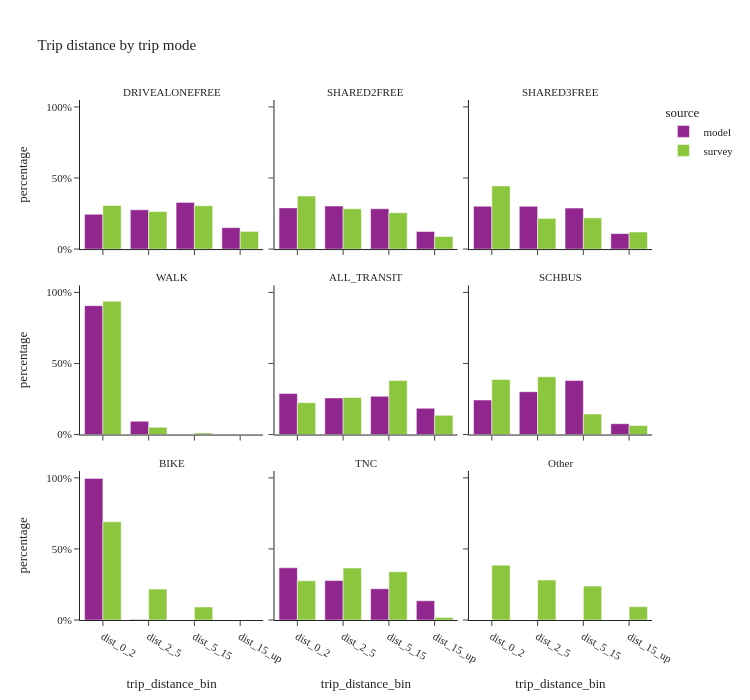

The notebook cell saved with this chart:
### Markdown cell above
## trip destination by mode

### Code cell
util.plot_share_facetbar(trip_data, 'trip_weight', share_col="trip_distance_bin", title="Trip distance by trip mode", 
                            facet_col="trip_mode_transit_agg", facet_col_wrap=3, height=700, orientation='v')

### Figure 1 — Plotly figure (JSON) as saved in the notebook; plotly's stock layout.template omitted (floating-point values rounded to 4 significant figures)
{"data": [{"alignmentgroup": "True", "customdata": [[1517379], [1711921], [2033463], [933371]], "hovertemplate": "source=model<br>trip_mode_transit_agg=DRIVEALONEFREE<br>trip_distance_bin=%{x}<br>percentage=%{y}<br>sample_size=%{customdata[0]}<extra></extra>", "legendgroup": "model", "marker": {"color": "#91268F", "pattern": {"shape": ""}}, "name": "model", "offsetgroup": "model", "orientation": "v", "showlegend": true, "textposition": "auto", "type": "bar", "x": ["dist_0_2", "dist_2_5", "dist_5_15", "dist_15_up"], "xaxis": "x7", "y": [0.2449, 0.2763, 0.3282, 0.1506], "yaxis": "y7"}, {"alignmentgroup": "True", "customdata": [[769723], [804937], [753203], [329463]], "hovertemplate": "source=model<br>trip_mode_transit_agg=SHARED2FREE<br>trip_distance_bin=%{x}<br>percentage=%{y}<br>sample_size=%{customdata[0]}<extra></extra>", "legendgroup": "model", "marker": {"color": "#91268F", "pattern": {"shape": ""}}, "name": "model", "offsetgroup": "model", "orientation": "v", "showlegend": false, "textposition": "auto", "type": "bar", "x": ["dist_0_2", "dist_2_5", "dist_5_15", "dist_15_up"], "xaxis": "x8", "y": [0.2897, 0.3029, 0.2834, 0.124], "yaxis": "y8"}, {"alignmentgroup": "True", "customdata": [[500724], [500557], [479573], [180786]], "hovertemplate": "source=model<br>trip_mode_transit_agg=SHARED3FREE<br>trip_distance_bin=%{x}<br>percentage=%{y}<br>sample_size=%{customdata[0]}<extra></extra>", "legendgroup": "model", "marker": {"color": "#91268F", "pattern": {"shape": ""}}, "name": "model", "offsetgroup": "model", "orientation": "v", "showlegend": false, "textposition": "auto", "type": "bar", "x": ["dist_0_2", "dist_2_5", "dist_5_15", "dist_15_up"], "xaxis": "x9", "y": [0.3013, 0.3012, 0.2886, 0.1088], "yaxis": "y9"}, {"alignmentgroup": "True", "customdata": [[1505941], [154748], [79]], "hovertemplate": "source=model<br>trip_mode_transit_agg=WALK<br>trip_distance_bin=%{x}<br>percentage=%{y}<br>sample_size=%{customdata[0]}<extra></extra>", "legendgroup": "model", "marker": {"color": "#91268F", "pattern": {"shape": ""}}, "name": "model", "offsetgroup": "model", "orientation": "v", "showlegend": false, "textposition": "auto", "type": "bar", "x": ["dist_0_2", "dist_2_5", "dist_5_15"], "xaxis": "x4", "y": [0.9068, 0.09318, 4.757e-05], "yaxis": "y4"}, {"alignmentgroup": "True", "customdata": [[43062], [38393], [40138], [27551]], "hovertemplate": "source=model<br>trip_mode_transit_agg=ALL_TRANSIT<br>trip_distance_bin=%{x}<br>percentage=%{y}<br>sample_size=%{customdata[0]}<extra></extra>", "legendgroup": "model", "marker": {"color": "#91268F", "pattern": {"shape": ""}}, "name": "model", "offsetgroup": "model", "orientation": "v", "showlegend": false, "textposition": "auto", "type": "bar", "x": ["dist_0_2", "dist_2_5", "dist_5_15", "dist_15_up"], "xaxis": "x5", "y": [0.2887, 0.2574, 0.2691, 0.1847], "yaxis": "y5"}, {"alignmentgroup": "True", "customdata": [[8095], [10046], [12668], [2537]], "hovertemplate": "source=model<br>trip_mode_transit_agg=SCHBUS<br>trip_distance_bin=%{x}<br>percentage=%{y}<br>sample_size=%{customdata[0]}<extra></extra>", "legendgroup": "model", "marker": {"color": "#91268F", "pattern": {"shape": ""}}, "name": "model", "offsetgroup": "model", "orientation": "v", "showlegend": false, "textposition": "auto", "type": "bar", "x": ["dist_0_2", "dist_2_5", "dist_5_15", "dist_15_up"], "xaxis": "x6", "y": [0.2428, 0.3013, 0.3799, 0.07608], "yaxis": "y6"}, {"alignmentgroup": "True", "customdata": [[33104], [123]], "hovertemplate": "source=model<br>trip_mode_transit_agg=BIKE<br>trip_distance_bin=%{x}<br>percentage=%{y}<br>sample_size=%{customdata[0]}<extra></extra>", "legendgroup": "model", "marker": {"color": "#91268F", "pattern": {"shape": ""}}, "name": "model", "offsetgroup": "model", "orientation": "v", "showlegend": false, "textposition": "auto", "type": "bar", "x": ["dist_0_2", "dist_2_5"], "xaxis": "x", "y": [0.9963, 0.003702], "yaxis": "y"}, {"alignmentgroup": "True", "customdata": [[66511], [50284], [39794], [24474]], "hovertemplate": "source=model<br>trip_mode_transit_agg=TNC<br>trip_distance_bin=%{x}<br>percentage=%{y}<br>sample_size=%{customdata[0]}<extra></extra>", "legendgroup": "model", "marker": {"color": "#91268F", "pattern": {"shape": ""}}, "name": "model", "offsetgroup": "model", "orientation": "v", "showlegend": false, "textposition": "auto", "type": "bar", "x": ["dist_0_2", "dist_2_5", "dist_5_15", "dist_15_up"], "xaxis": "x2", "y": [0.3673, 0.2777, 0.2198, 0.1352], "yaxis": "y2"}, {"alignmentgroup": "True", "customdata": [[3889], [3489], [3484], [1357]], "hovertemplate": "source=survey<br>trip_mode_transit_agg=DRIVEALONEFREE<br>trip_distance_bin=%{x}<br>percentage=%{y}<br>sample_size=%{customdata[0]}<extra></extra>", "legendgroup": "survey", "marker": {"color": "#8CC63E", "pattern": {"shape": ""}}, "name": "survey", "offsetgroup": "survey", "orientation": "v", "showlegend": true, "textposition": "auto", "type": "bar", "x": ["dist_0_2", "dist_2_5", "dist_5_15", "dist_15_up"], "xaxis": "x7", "y": [0.3068, 0.2642, 0.3048, 0.1242], "yaxis": "y7"}, {"alignmentgroup": "True", "customdata": [[1637], [1420], [1057], [343]], "hovertemplate": "source=survey<br>trip_mode_transit_agg=SHARED2FREE<br>trip_distance_bin=%{x}<br>percentage=%{y}<br>sample_size=%{customdata[0]}<extra></extra>", "legendgroup": "survey", "marker": {"color": "#8CC63E", "pattern": {"shape": ""}}, "name": "survey", "offsetgroup": "survey", "orientation": "v", "showlegend": false, "textposition": "auto", "type": "bar", "x": ["dist_0_2", "dist_2_5", "dist_5_15", "dist_15_up"], "xaxis": "x8", "y": [0.3735, 0.2828, 0.2555, 0.08825], "yaxis": "y8"}, {"alignmentgroup": "True", "customdata": [[761], [567], [477], [153]], "hovertemplate": "source=survey<br>trip_mode_transit_agg=SHARED3FREE<br>trip_distance_bin=%{x}<br>percentage=%{y}<br>sample_size=%{customdata[0]}<extra></extra>", "legendgroup": "survey", "marker": {"color": "#8CC63E", "pattern": {"shape": ""}}, "name": "survey", "offsetgroup": "survey", "orientation": "v", "showlegend": false, "textposition": "auto", "type": "bar", "x": ["dist_0_2", "dist_2_5", "dist_5_15", "dist_15_up"], "xaxis": "x9", "y": [0.4445, 0.2158, 0.2194, 0.1203], "yaxis": "y9"}, {"alignmentgroup": "True", "customdata": [[6158], [291], [53]], "hovertemplate": "source=survey<br>trip_mode_transit_agg=WALK<br>trip_distance_bin=%{x}<br>percentage=%{y}<br>sample_size=%{customdata[0]}<extra></extra>", "legendgroup": "survey", "marker": {"color": "#8CC63E", "pattern": {"shape": ""}}, "name": "survey", "offsetgroup": "survey", "orientation": "v", "showlegend": false, "textposition": "auto", "type": "bar", "x": ["dist_0_2", "dist_2_5", "dist_5_15"], "xaxis": "x4", "y": [0.9381, 0.05098, 0.01092], "yaxis": "y4"}, {"alignmentgroup": "True", "customdata": [[416], [483], [497], [138]], "hovertemplate": "source=survey<br>trip_mode_transit_agg=ALL_TRANSIT<br>trip_distance_bin=%{x}<br>percentage=%{y}<br>sample_size=%{customdata[0]}<extra></extra>", "legendgroup": "survey", "marker": {"color": "#8CC63E", "pattern": {"shape": ""}}, "name": "survey", "offsetgroup": "survey", "orientation": "v", "showlegend": false, "textposition": "auto", "type": "bar", "x": ["dist_0_2", "dist_2_5", "dist_5_15", "dist_15_up"], "xaxis": "x5", "y": [0.2243, 0.2614, 0.3795, 0.1348], "yaxis": "y5"}, {"alignmentgroup": "True", "customdata": [[87], [92], [33], [8]], "hovertemplate": "source=survey<br>trip_mode_transit_agg=SCHBUS<br>trip_distance_bin=%{x}<br>percentage=%{y}<br>sample_size=%{customdata[0]}<extra></extra>", "legendgroup": "survey", "marker": {"color": "#8CC63E", "pattern": {"shape": ""}}, "name": "survey", "offsetgroup": "survey", "orientation": "v", "showlegend": false, "textposition": "auto", "type": "bar", "x": ["dist_0_2", "dist_2_5", "dist_5_15", "dist_15_up"], "xaxis": "x6", "y": [0.3872, 0.4058, 0.1441, 0.06297], "yaxis": "y6"}, {"alignmentgroup": "True", "customdata": [[452], [263], [92]], "hovertemplate": "source=survey<br>trip_mode_transit_agg=BIKE<br>trip_distance_bin=%{x}<br>percentage=%{y}<br>sample_size=%{customdata[0]}<extra></extra>", "legendgroup": "survey", "marker": {"color": "#8CC63E", "pattern": {"shape": ""}}, "name": "survey", "offsetgroup": "survey", "orientation": "v", "showlegend": false, "textposition": "auto", "type": "bar", "x": ["dist_0_2", "dist_2_5", "dist_5_15"], "xaxis": "x", "y": [0.6906, 0.2178, 0.09166], "yaxis": "y"}, {"alignmentgroup": "True", "customdata": [[49], [44], [36], [4]], "hovertemplate": "source=survey<br>trip_mode_transit_agg=TNC<br>trip_distance_bin=%{x}<br>percentage=%{y}<br>sample_size=%{customdata[0]}<extra></extra>", "legendgroup": "survey", "marker": {"color": "#8CC63E", "pattern": {"shape": ""}}, "name": "survey", "offsetgroup": "survey", "orientation": "v", "showlegend": false, "textposition": "auto", "type": "bar", "x": ["dist_0_2", "dist_2_5", "dist_5_15", "dist_15_up"], "xaxis": "x2", "y": [0.2758, 0.3659, 0.34, 0.01838], "yaxis": "y2"}, {"alignmentgroup": "True", "customdata": [[223], [71], [91], [44]], "hovertemplate": "source=survey<br>trip_mode_transit_agg=Other<br>trip_distance_bin=%{x}<br>percentage=%{y}<br>sample_size=%{customdata[0]}<extra></extra>", "legendgroup": "survey", "marker": {"color": "#8CC63E", "pattern": {"shape": ""}}, "name": "survey", "offsetgroup": "survey", "orientation": "v", "showlegend": false, "textposition": "auto", "type": "bar", "x": ["dist_0_2", "dist_2_5", "dist_5_15", "dist_15_up"], "xaxis": "x3", "y": [0.3859, 0.2817, 0.2389, 0.09352], "yaxis": "y3"}], "layout": {"annotations": [{"font": {}, "showarrow": false, "text": "BIKE", "x": 0.16, "xanchor": "center", "xref": "paper", "y": 0.2867, "yanchor": "bottom", "yref": "paper"}, {"font": {}, "showarrow": false, "text": "TNC", "x": 0.5, "xanchor": "center", "xref": "paper", "y": 0.2867, "yanchor": "bottom", "yref": "paper"}, {"font": {}, "showarrow": false, "text": "Other", "x": 0.84, "xanchor": "center", "xref": "paper", "y": 0.2867, "yanchor": "bottom", "yref": "paper"}, {"font": {}, "showarrow": false, "text": "WALK", "x": 0.16, "xanchor": "center", "xref": "paper", "y": 0.6433, "yanchor": "bottom", "yref": "paper"}, {"font": {}, "showarrow": false, "text": "ALL_TRANSIT", "x": 0.5, "xanchor": "center", "xref": "paper", "y": 0.6433, "yanchor": "bottom", "yref": "paper"}, {"font": {}, "showarrow": false, "text": "SCHBUS", "x": 0.84, "xanchor": "center", "xref": "paper", "y": 0.6433, "yanchor": "bottom", "yref": "paper"}, {"font": {}, "showarrow": false, "text": "DRIVEALONEFREE", "x": 0.16, "xanchor": "center", "xref": "paper", "y": 1.0, "yanchor": "bottom", "yref": "paper"}, {"font": {}, "showarrow": false, "text": "SHARED2FREE", "x": 0.5, "xanchor": "center", "xref": "paper", "y": 1.0, "yanchor": "bottom", "yref": "paper"}, {"font": {}, "showarrow": false, "text": "SHARED3FREE", "x": 0.84, "xanchor": "center", "xref": "paper", "y": 1.0, "yanchor": "bottom", "yref": "paper"}], "barmode": "group", "height": 700, "legend": {"title": {"text": "source"}, "tracegroupgap": 0}, "title": {"text": "Trip distance by trip mode"}, "width": 750, "xaxis": {"anchor": "y", "domain": [0.0, 0.32], "title": {"text": "trip_distance_bin"}}, "xaxis2": {"anchor": "y2", "domain": [0.34, 0.66], "matches": "x", "title": {"text": "trip_distance_bin"}}, "xaxis3": {"anchor": "y3", "domain": [0.68, 1.0], "matches": "x", "title": {"text": "trip_distance_bin"}}, "xaxis4": {"anchor": "y4", "domain": [0.0, 0.32], "matches": "x", "showticklabels": false}, "xaxis5": {"anchor": "y5", "domain": [0.34, 0.66], "matches": "x", "showticklabels": false}, "xaxis6": {"anchor": "y6", "domain": [0.68, 1.0], "matches": "x", "showticklabels": false}, "xaxis7": {"anchor": "y7", "domain": [0.0, 0.32], "matches": "x", "showticklabels": false}, "xaxis8": {"anchor": "y8", "domain": [0.34, 0.66], "matches": "x", "showticklabels": false}, "xaxis9": {"anchor": "y9", "domain": [0.68, 1.0], "matches": "x", "showticklabels": false}, "yaxis": {"anchor": "x", "domain": [0.0, 0.2867], "tickformat": ".0%", "title": {"text": "percentage"}}, "yaxis2": {"anchor": "x2", "domain": [0.0, 0.2867], "matches": "y", "showticklabels": false, "tickformat": ".0%"}, "yaxis3": {"anchor": "x3", "domain": [0.0, 0.2867], "matches": "y", "showticklabels": false, "tickformat": ".0%"}, "yaxis4": {"anchor": "x4", "domain": [0.3567, 0.6433], "matches": "y", "tickformat": ".0%", "title": {"text": "percentage"}}, "yaxis5": {"anchor": "x5", "domain": [0.3567, 0.6433], "matches": "y", "showticklabels": false, "tickformat": ".0%"}, "yaxis6": {"anchor": "x6", "domain": [0.3567, 0.6433], "matches": "y", "showticklabels": false, "tickformat": ".0%"}, "yaxis7": {"anchor": "x7", "domain": [0.7133, 1.0], "matches": "y", "tickformat": ".0%", "title": {"text": "percentage"}}, "yaxis8": {"anchor": "x8", "domain": [0.7133, 1.0], "matches": "y", "showticklabels": false, "tickformat": ".0%"}, "yaxis9": {"anchor": "x9", "domain": [0.7133, 1.0], "matches": "y", "showticklabels": false, "tickformat": ".0%"}}}
